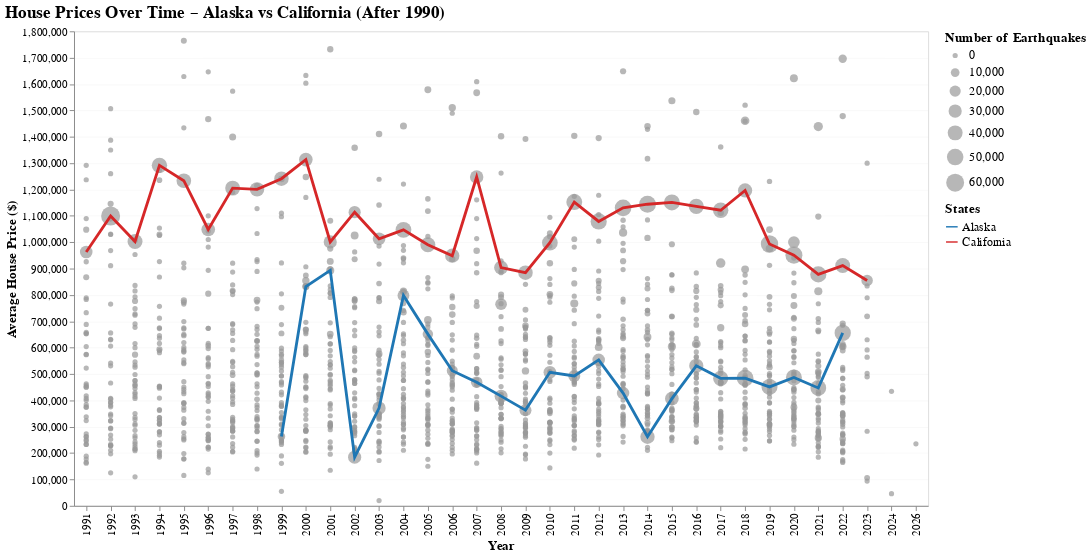

Notebook code cell kept with this figure:
### Markdown cell above
# Evolution des prix selon High / Low n_earthquake

### Code cell
import altair as alt
import pandas as pd

# --- Filter data after 1990 ---
df_state_aggreg_filtered = df_state_aggreg[df_state_aggreg['year'] > 1990].copy()

# Y-axis domain
buffer = 1_000_000
ymin = df_state_aggreg_filtered['avg_price'].min()
ymax = df_state_aggreg_filtered['avg_price'].max() - buffer

# --- Clip scatter points within domain ---
df_state_aggreg_filtered = df_state_aggreg_filtered[
    (df_state_aggreg_filtered['avg_price'] >= ymin) &
    (df_state_aggreg_filtered['avg_price'] <= ymax)
].copy()

# --- Separate Alaska & California ---
df_alaska = df_state_aggreg_filtered[df_state_aggreg_filtered['state'] == 'Alaska']
df_california = df_state_aggreg_filtered[df_state_aggreg_filtered['state'] == 'California']

# --- Scatter with variable size ---
scatter = (
    alt.Chart(df_state_aggreg_filtered)
    .mark_circle(opacity=0.7)
    .encode(
        x=alt.X('year:O', title='Year'),
        y=alt.Y('avg_price:Q', title='Average House Price ($)',
                scale=alt.Scale(domain=[ymin, ymax])),
        size=alt.Size('n_earthquakes:Q', title='Number of Earthquakes',
                      scale=alt.Scale(range=[30, 400])),
        color=alt.value("#999999"),  # scatter = neutral grey
        tooltip=['state:N', 'year:O', 'n_earthquakes:Q', 'avg_price:Q']
    )
)

# --- Lines with legend ---
line_data = pd.concat([df_alaska, df_california])
line_data['line_label'] = line_data['state']  # used for the legend

line = (
    alt.Chart(line_data)
    .mark_line(size=3)
    .encode(
        x='year:O',
        y='avg_price:Q',
        color=alt.Color(
            'line_label:N',
            title='States',
            scale=alt.Scale(
                domain=['Alaska', 'California'],
                range=['#1f77b4', '#d62728']  # blue, red
            )
        ),
        tooltip=['state:N', 'year:O', 'avg_price:Q']
    )
)

# --- Combine ---
chart = (
    (scatter + line)
    .properties(
        width=900,
        height=500,
        title='House Prices Over Time – Alaska vs California (After 1990)'
    )
    .configure_axis(
        labelFontSize=12,
        titleFontSize=14,
        gridOpacity=0.2
    )
    .configure_legend(
        titleFontSize=14,
        labelFontSize=13,
        symbolSize=150
    )
    .configure_title(
        fontSize=18,
        anchor='start'
    )
)

chart

### Figure 1 — Vega-Lite specification as saved in the notebook (floating-point values rounded to 4 significant figures; data arrays with more than 128 entries replaced by an {"elided": "..."} marker saying what was removed)
{"config": {"view": {"continuousWidth": 300, "continuousHeight": 300}, "axis": {"gridOpacity": 0.2, "labelFontSize": 12, "titleFontSize": 14}, "legend": {"labelFontSize": 13, "symbolSize": 150, "titleFontSize": 14}, "title": {"anchor": "start", "fontSize": 18}}, "layer": [{"data": {"name": "data-9c4bdeffa868bd144131032e8d75328c"}, "mark": {"type": "circle", "opacity": 0.7}, "encoding": {"color": {"value": "#999999"}, "size": {"field": "n_earthquakes", "scale": {"range": [30, 400]}, "title": "Number of Earthquakes", "type": "quantitative"}, "tooltip": [{"field": "state", "type": "nominal"}, {"field": "year", "type": "ordinal"}, {"field": "n_earthquakes", "type": "quantitative"}, {"field": "avg_price", "type": "quantitative"}], "x": {"field": "year", "title": "Year", "type": "ordinal"}, "y": {"field": "avg_price", "scale": {"domain": [19900.0, 1776000.0]}, "title": "Average House Price ($)", "type": "quantitative"}}}, {"data": {"name": "data-8410d3c9c589fedc1cdc9f2183a6d51f"}, "mark": {"type": "line", "size": 3}, "encoding": {"color": {"field": "line_label", "scale": {"domain": ["Alaska", "California"], "range": ["#1f77b4", "#d62728"]}, "title": "States", "type": "nominal"}, "tooltip": [{"field": "state", "type": "nominal"}, {"field": "year", "type": "ordinal"}, {"field": "avg_price", "type": "quantitative"}], "x": {"field": "year", "type": "ordinal"}, "y": {"field": "avg_price", "type": "quantitative"}}}], "height": 500, "title": "House Prices Over Time – Alaska vs California (After 1990)", "width": 900, "$schema": "https://vega.github.io/schema/vega-lite/v5.20.1.json", "datasets": {"data-9c4bdeffa868bd144131032e8d75328c": {"elided": "1543 records"}, "data-8410d3c9c589fedc1cdc9f2183a6d51f": [{"state": "Alaska", "year": 2002, "n_earthquakes": 29940.0, "avg_magnitude": 1.718, "max_magnitude": 7.9, "avg_depth": 20.2, "intensity_score": 4.191, "n_properties": 2.0, "avg_price": 184500.0, "median_price": 184500.0, "avg_bedrooms": 2.5, "avg_bathrooms": 2.0, "price_per_bedroom": 73800.0, "price_per_bathroom": 92250.0, "eq_per_100_properties": 1497000.0, "fips": "02", "line_label": "Alaska"}, {"state": "Alaska", "year": 2018, "n_earthquakes": 51840.0, "avg_magnitude": 1.598, "max_magnitude": 7.9, "avg_depth": 29.83, "intensity_score": 4.119, "n_properties": 73.0, "avg_price": 484100.0, "median_price": 470000.0, "avg_bedrooms": 3.699, "avg_bathrooms": 2.849, "price_per_bedroom": 130900.0, "price_per_bathroom": 169900.0, "eq_per_100_properties": 71020.0, "fips": "02", "line_label": "Alaska"}, {"state": "Alaska", "year": 1999, "n_earthquakes": 5850.0, "avg_magnitude": 2.049, "max_magnitude": 7.0, "avg_depth": 48.19, "intensity_score": 4.029, "n_properties": 13.0, "avg_price": 262700.0, "median_price": 179500.0, "avg_bedrooms": 3.923, "avg_bathrooms": 2.308, "price_per_bedroom": 66960.0, "price_per_bathroom": 113800.0, "eq_per_100_properties": 45000.0, "fips": "02", "line_label": "Alaska"}, {"state": "Alaska", "year": 2013, "n_earthquakes": 26310.0, "avg_magnitude": 1.63, "max_magnitude": 7.5, "avg_depth": 41.39, "intensity_score": 3.978, "n_properties": 43.0, "avg_price": 427600.0, "median_price": 420000.0, "avg_bedrooms": 3.233, "avg_bathrooms": 2.349, "price_per_bedroom": 132300.0, "price_per_bathroom": 182000.0, "eq_per_100_properties": 61180.0, "fips": "02", "line_label": "Alaska"}, {"state": "Alaska", "year": 2001, "n_earthquakes": 7609.0, "avg_magnitude": 2.018, "max_magnitude": 6.9, "avg_depth": 46.77, "intensity_score": 3.971, "n_properties": 3.0, "avg_price": 893000.0, "median_price": 650000.0, "avg_bedrooms": 5.0, "avg_bathrooms": 5.0, "price_per_bedroom": 178600.0, "price_per_bathroom": 178600.0, "eq_per_100_properties": 253600.0, "fips": "02", "line_label": "Alaska"}, {"state": "Alaska", "year": 2007, "n_earthquakes": 21540.0, "avg_magnitude": 1.816, "max_magnitude": 7.2, "avg_depth": 32.99, "intensity_score": 3.97, "n_properties": 12.0, "avg_price": 468900.0, "median_price": 482000.0, "avg_bedrooms": 4.25, "avg_bathrooms": 3.167, "price_per_bedroom": 110300.0, "price_per_bathroom": 148100.0, "eq_per_100_properties": 179500.0, "fips": "02", "line_label": "Alaska"}, {"state": "Alaska", "year": 2020, "n_earthquakes": 46480.0, "avg_magnitude": 1.384, "max_magnitude": 7.8, "avg_depth": 30.28, "intensity_score": 3.95, "n_properties": 37.0, "avg_price": 486900.0, "median_price": 460000.0, "avg_bedrooms": 3.324, "avg_bathrooms": 2.703, "price_per_bedroom": 146500.0, "price_per_bathroom": 180200.0, "eq_per_100_properties": 125600.0, "fips": "02", "line_label": "Alaska"}, {"state": "Alaska", "year": 2000, "n_earthquakes": 5085.0, "avg_magnitude": 2.145, "max_magnitude": 6.5, "avg_depth": 51.67, "intensity_score": 3.887, "n_properties": 2.0, "avg_price": 832000.0, "median_price": 832000.0, "avg_bedrooms": 4.0, "avg_bathrooms": 2.5, "price_per_bedroom": 208000.0, "price_per_bathroom": 332800.0, "eq_per_100_properties": 254200.0, "fips": "02", "line_label": "Alaska"}, {"state": "Alaska", "year": 2005, "n_earthquakes": 16890.0, "avg_magnitude": 1.838, "max_magnitude": 6.8, "avg_depth": 38.67, "intensity_score": 3.823, "n_properties": 9.0, "avg_price": 651400.0, "median_price": 579000.0, "avg_bedrooms": 5.222, "avg_bathrooms": 3.556, "price_per_bedroom": 124700.0, "price_per_bathroom": 183200.0, "eq_per_100_properties": 187600.0, "fips": "02", "line_label": "Alaska"}, {"state": "Alaska", "year": 2006, "n_earthquakes": 19370.0, "avg_magnitude": 1.932, "max_magnitude": 6.6, "avg_depth": 36.14, "intensity_score": 3.799, "n_properties": 14.0, "avg_price": 512400.0, "median_price": 554500.0, "avg_bedrooms": 4.214, "avg_bathrooms": 2.786, "price_per_bedroom": 121600.0, "price_per_bathroom": 183900.0, "eq_per_100_properties": 138400.0, "fips": "02", "line_label": "Alaska"}, {"state": "Alaska", "year": 2010, "n_earthquakes": 27080.0, "avg_magnitude": 1.844, "max_magnitude": 6.7, "avg_depth": 32.31, "intensity_score": 3.786, "n_properties": 13.0, "avg_price": 506400.0, "median_price": 452000.0, "avg_bedrooms": 3.923, "avg_bathrooms": 2.846, "price_per_bedroom": 129100.0, "price_per_bathroom": 177900.0, "eq_per_100_properties": 208300.0, "fips": "02", "line_label": "Alaska"}, {"state": "Alaska", "year": 2016, "n_earthquakes": 35990.0, "avg_magnitude": 1.544, "max_magnitude": 7.1, "avg_depth": 42.01, "intensity_score": 3.766, "n_properties": 41.0, "avg_price": 531100.0, "median_price": 475000.0, "avg_bedrooms": 3.463, "avg_bathrooms": 2.585, "price_per_bedroom": 153300.0, "price_per_bathroom": 205400.0, "eq_per_100_properties": 87780.0, "fips": "02", "line_label": "Alaska"}, {"state": "Alaska", "year": 2011, "n_earthquakes": 23910.0, "avg_magnitude": 1.661, "max_magnitude": 6.9, "avg_depth": 37.42, "intensity_score": 3.756, "n_properties": 12.0, "avg_price": 492600.0, "median_price": 444500.0, "avg_bedrooms": 3.25, "avg_bathrooms": 2.75, "price_per_bedroom": 151600.0, "price_per_bathroom": 179100.0, "eq_per_100_properties": 199200.0, "fips": "02", "line_label": "Alaska"}, {"state": "Alaska", "year": 2003, "n_earthquakes": 30100.0, "avg_magnitude": 1.622, "max_magnitude": 6.9, "avg_depth": 26.66, "intensity_score": 3.733, "n_properties": 3.0, "avg_price": 371000.0, "median_price": 319000.0, "avg_bedrooms": 3.667, "avg_bathrooms": 2.0, "price_per_bedroom": 101200.0, "price_per_bathroom": 185500.0, "eq_per_100_properties": 1003000.0, "fips": "02", "line_label": "Alaska"}, {"state": "Alaska", "year": 2004, "n_earthquakes": 22900.0, "avg_magnitude": 1.641, "max_magnitude": 6.8, "avg_depth": 37.62, "intensity_score": 3.705, "n_properties": 11.0, "avg_price": 797900.0, "median_price": 648000.0, "avg_bedrooms": 4.636, "avg_bathrooms": 3.727, "price_per_bedroom": 172100.0, "price_per_bathroom": 214100.0, "eq_per_100_properties": 208200.0, "fips": "02", "line_label": "Alaska"}, {"state": "Alaska", "year": 2015, "n_earthquakes": 32970.0, "avg_magnitude": 1.569, "max_magnitude": 6.8, "avg_depth": 40.96, "intensity_score": 3.661, "n_properties": 54.0, "avg_price": 406600.0, "median_price": 339000.0, "avg_bedrooms": 3.259, "avg_bathrooms": 2.667, "price_per_bedroom": 124800.0, "price_per_bathroom": 152500.0, "eq_per_100_properties": 61050.0, "fips": "02", "line_label": "Alaska"}, {"state": "Alaska", "year": 2017, "n_earthquakes": 41160.0, "avg_magnitude": 1.561, "max_magnitude": 6.8, "avg_depth": 35.37, "intensity_score": 3.657, "n_properties": 24.0, "avg_price": 483500.0, "median_price": 424900.0, "avg_bedrooms": 3.875, "avg_bathrooms": 2.625, "price_per_bedroom": 124800.0, "price_per_bathroom": 184200.0, "eq_per_100_properties": 171500.0, "fips": "02", "line_label": "Alaska"}, {"state": "Alaska", "year": 2008, "n_earthquakes": 28580.0, "avg_magnitude": 1.683, "max_magnitude": 6.6, "avg_depth": 29.35, "intensity_score": 3.65, "n_properties": 22.0, "avg_price": 416100.0, "median_price": 484900.0, "avg_bedrooms": 3.364, "avg_bathrooms": 2.727, "price_per_bedroom": 123700.0, "price_per_bathroom": 152600.0, "eq_per_100_properties": 129900.0, "fips": "02", "line_label": "Alaska"}, {"state": "Alaska", "year": 2021, "n_earthquakes": 45000.0, "avg_magnitude": 1.421, "max_magnitude": 6.9, "avg_depth": 34.25, "intensity_score": 3.613, "n_properties": 18.0, "avg_price": 447200.0, "median_price": 467500.0, "avg_bedrooms": 3.111, "avg_bathrooms": 2.444, "price_per_bedroom": 143700.0, "price_per_bathroom": 182900.0, "eq_per_100_properties": 250000.0, "fips": "02", "line_label": "Alaska"}, {"state": "Alaska", "year": 2022, "n_earthquakes": 48680.0, "avg_magnitude": 1.42, "max_magnitude": 6.8, "avg_depth": 37.48, "intensity_score": 3.572, "n_properties": 11.0, "avg_price": 656000.0, "median_price": 695000.0, "avg_bedrooms": 2.364, "avg_bathrooms": 2.0, "price_per_bedroom": 277600.0, "price_per_bathroom": 328000.0, "eq_per_100_properties": 442500.0, "fips": "02", "line_label": "Alaska"}, {"state": "Alaska", "year": 2009, "n_earthquakes": 24040.0, "avg_magnitude": 1.602, "max_magnitude": 6.5, "avg_depth": 34.36, "intensity_score": 3.561, "n_properties": 11.0, "avg_price": 363000.0, "median_price": 350000.0, "avg_bedrooms": 2.818, "avg_bathrooms": 2.273, "price_per_bedroom": 128800.0, "price_per_bathroom": 159700.0, "eq_per_100_properties": 218500.0, "fips": "02", "line_label": "Alaska"}, {"state": "Alaska", "year": 2012, "n_earthquakes": 26530.0, "avg_magnitude": 1.585, "max_magnitude": 6.4, "avg_depth": 37.04, "intensity_score": 3.511, "n_properties": 19.0, "avg_price": 553600.0, "median_price": 357000.0, "avg_bedrooms": 3.105, "avg_bathrooms": 2.684, "price_per_bedroom": 178300.0, "price_per_bathroom": 206200.0, "eq_per_100_properties": 139600.0, "fips": "02", "line_label": "Alaska"}, {"state": "Alaska", "year": 2014, "n_earthquakes": 36490.0, "avg_magnitude": 1.473, "max_magnitude": 6.3, "avg_depth": 37.93, "intensity_score": 3.404, "n_properties": 45.0, "avg_price": 262000.0, "median_price": 245000.0, "avg_bedrooms": 2.578, "avg_bathrooms": 1.533, "price_per_bedroom": 101600.0, "price_per_bathroom": 170900.0, "eq_per_100_properties": 81090.0, "fips": "02", "line_label": "Alaska"}, {"state": "Alaska", "year": 2019, "n_earthquakes": 46790.0, "avg_magnitude": 1.378, "max_magnitude": 6.3, "avg_depth": 28.91, "intensity_score": 3.347, "n_properties": 69.0, "avg_price": 451000.0, "median_price": 400000.0, "avg_bedrooms": 3.493, "avg_bathrooms": 2.609, "price_per_bedroom": 129100.0, "price_per_bathroom": 172900.0, "eq_per_100_properties": 67820.0, "fips": "02", "line_label": "Alaska"}, {"state": "California", "year": 1992, "n_earthquakes": 67850.0, "avg_magnitude": 1.702, "max_magnitude": 7.3, "avg_depth": 4.396, "intensity_score": 3.941, "n_properties": 1105.0, "avg_price": 1100000.0, "median_price": 739900.0, "avg_bedrooms": 3.373, "avg_bathrooms": 2.547, "price_per_bedroom": 326000.0, "price_per_bathroom": 431800.0, "eq_per_100_properties": 6141.0, "fips": "06", "line_label": "California"}, {"state": "California", "year": 1994, "n_earthquakes": 42900.0, "avg_magnitude": 1.455, "max_magnitude": 7.1, "avg_depth": 5.86, "intensity_score": 3.713, "n_properties": 1289.0, "avg_price": 1292000.0, "median_price": 799000.0, "avg_bedrooms": 3.413, "avg_bathrooms": 2.535, "price_per_bedroom": 378400.0, "price_per_bathroom": 509600.0, "eq_per_100_properties": 3328.0, "fips": "06", "line_label": "California"}, {"state": "California", "year": 2005, "n_earthquakes": 40560.0, "avg_magnitude": 1.148, "max_magnitude": 7.2, "avg_depth": 5.229, "intensity_score": 3.569, "n_properties": 4346.0, "avg_price": 990300.0, "median_price": 660000.0, "avg_bedrooms": 3.488, "avg_bathrooms": 2.671, "price_per_bedroom": 283900.0, "price_per_bathroom": 370800.0, "eq_per_100_properties": 933.3, "fips": "06", "line_label": "California"}, {"state": "California", "year": 1995, "n_earthquakes": 38120.0, "avg_magnitude": 1.374, "max_magnitude": 6.6, "avg_depth": 5.397, "intensity_score": 3.465, "n_properties": 1245.0, "avg_price": 1233000.0, "median_price": 749000.0, "avg_bedrooms": 3.48, "avg_bathrooms": 2.598, "price_per_bedroom": 354300.0, "price_per_bathroom": 474600.0, "eq_per_100_properties": 3062.0, "fips": "06", "line_label": "California"}, {"state": "California", "year": 2003, "n_earthquakes": 27580.0, "avg_magnitude": 1.421, "max_magnitude": 6.5, "avg_depth": 6.089, "intensity_score": 3.453, "n_properties": 3650.0, "avg_price": 1013000.0, "median_price": 700000.0, "avg_bedrooms": 3.458, "avg_bathrooms": 2.599, "price_per_bedroom": 293000.0, "price_per_bathroom": 389900.0, "eq_per_100_properties": 755.7, "fips": "06", "line_label": "California"}, {"state": "California", "year": 1993, "n_earthquakes": 40090.0, "avg_magnitude": 1.395, "max_magnitude": 6.1, "avg_depth": 4.609, "intensity_score": 3.277, "n_properties": 1279.0, "avg_price": 1003000.0, "median_price": 729000.0, "avg_bedrooms": 3.281, "avg_bathrooms": 2.456, "price_per_bedroom": 305600.0, "price_per_bathroom": 408400.0, "eq_per_100_properties": 3134.0, "fips": "06", "line_label": "California"}, {"state": "California", "year": 2014, "n_earthquakes": 52930.0, "avg_magnitude": 0.9232, "max_magnitude": 6.8, "avg_depth": 4.924, "intensity_score": 3.274, "n_properties": 5825.0, "avg_price": 1144000.0, "median_price": 700000.0, "avg_bedrooms": 3.495, "avg_bathrooms": 2.698, "price_per_bedroom": 327400.0, "price_per_bathroom": 424100.0, "eq_per_100_properties": 908.6, "fips": "06", "line_label": "California"}, {"state": "California", "year": 1999, "n_earthquakes": 37190.0, "avg_magnitude": 1.538, "max_magnitude": 5.77, "avg_depth": 4.329, "intensity_score": 3.231, "n_properties": 2512.0, "avg_price": 1241000.0, "median_price": 779000.0, "avg_bedrooms": 3.499, "avg_bathrooms": 2.68, "price_per_bedroom": 354600.0, "price_per_bathroom": 462900.0, "eq_per_100_properties": 1480.0, "fips": "06", "line_label": "California"}, {"state": "California", "year": 2010, "n_earthquakes": 44960.0, "avg_magnitude": 1.045, "max_magnitude": 6.5, "avg_depth": 5.239, "intensity_score": 3.227, "n_properties": 3485.0, "avg_price": 998100.0, "median_price": 649000.0, "avg_bedrooms": 3.451, "avg_bathrooms": 2.602, "price_per_bedroom": 289200.0, "price_per_bathroom": 383600.0, "eq_per_100_properties": 1290.0, "fips": "06", "line_label": "California"}, {"state": "California", "year": 1991, "n_earthquakes": 26800.0, "avg_magnitude": 1.361, "max_magnitude": 6.0, "avg_depth": 5.022, "intensity_score": 3.216, "n_properties": 1135.0, "avg_price": 962900.0, "median_price": 699000.0, "avg_bedrooms": 3.389, "avg_bathrooms": 2.414, "price_per_bedroom": 284100.0, "price_per_bathroom": 398900.0, "eq_per_100_properties": 2361.0, "fips": "06", "line_label": "California"}, {"state": "California", "year": 2016, "n_earthquakes": 41280.0, "avg_magnitude": 0.9512, "max_magnitude": 6.6, "avg_depth": 5.811, "intensity_score": 3.211, "n_properties": 7558.0, "avg_price": 1136000.0, "median_price": 699900.0, "avg_bedrooms": 3.528, "avg_bathrooms": 2.782, "price_per_bedroom": 322000.0, "price_per_bathroom": 408300.0, "eq_per_100_properties": 546.1, "fips": "06", "line_label": "California"}, {"state": "California", "year": 2000, "n_earthquakes": 31980.0, "avg_magnitude": 1.466, "max_magnitude": 5.7, "avg_depth": 5.622, "intensity_score": 3.16, "n_properties": 2598.0, "avg_price": 1313000.0, "median_price": 760000.0, "avg_bedrooms": 3.479, "avg_bathrooms": 2.662, "price_per_bedroom": 377500.0, "price_per_bathroom": 493400.0, "eq_per_100_properties": 1231.0, "fips": "06", "line_label": "California"}, {"state": "California", "year": 2022, "n_earthquakes": 39540.0, "avg_magnitude": 0.9984, "max_magnitude": 6.4, "avg_depth": 5.998, "intensity_score": 3.159, "n_properties": 252800.0, "avg_price": 911400.0, "median_price": 699000.0, "avg_bedrooms": 3.253, "avg_bathrooms": 2.418, "price_per_bedroom": 280200.0, "price_per_bathroom": 376900.0, "eq_per_100_properties": 15.64, "fips": "06", "line_label": "California"}, {"state": "California", "year": 2004, "n_earthquakes": 45420.0, "avg_magnitude": 1.281, "max_magnitude": 5.97, "avg_depth": 5.354, "intensity_score": 3.156, "n_properties": 4177.0, "avg_price": 1047000.0, "median_price": 710000.0, "avg_bedrooms": 3.589, "avg_bathrooms": 2.731, "price_per_bedroom": 291700.0, "price_per_bathroom": 383300.0, "eq_per_100_properties": 1087.0, "fips": "06", "line_label": "California"}, {"state": "California", "year": 2021, "n_earthquakes": 47770.0, "avg_magnitude": 1.05, "max_magnitude": 6.2, "avg_depth": 5.84, "intensity_score": 3.11, "n_properties": 106700.0, "avg_price": 877900.0, "median_price": 665000.0, "avg_bedrooms": 3.281, "avg_bathrooms": 2.404, "price_per_bedroom": 267500.0, "price_per_bathroom": 365100.0, "eq_per_100_properties": 44.77, "fips": "06", "line_label": "California"}, {"state": "California", "year": 1997, "n_earthquakes": 39630.0, "avg_magnitude": 1.378, "max_magnitude": 5.6, "avg_depth": 4.744, "intensity_score": 3.067, "n_properties": 1752.0, "avg_price": 1205000.0, "median_price": 800000.0, "avg_bedrooms": 3.439, "avg_bathrooms": 2.672, "price_per_bedroom": 350400.0, "price_per_bathroom": 451100.0, "eq_per_100_properties": 2262.0, "fips": "06", "line_label": "California"}, {"state": "California", "year": 2012, "n_earthquakes": 47880.0, "avg_magnitude": 0.9076, "max_magnitude": 6.3, "avg_depth": 5.033, "intensity_score": 3.065, "n_properties": 4310.0, "avg_price": 1079000.0, "median_price": 699000.0, "avg_bedrooms": 3.452, "avg_bathrooms": 2.671, "price_per_bedroom": 312500.0, "price_per_bathroom": 403900.0, "eq_per_100_properties": 1111.0, "fips": "06", "line_label": "California"}, {"state": "California", "year": 1996, "n_earthquakes": 32900.0, "avg_magnitude": 1.408, "max_magnitude": 5.5, "avg_depth": 5.22, "intensity_score": 3.045, "n_properties": 1464.0, "avg_price": 1048000.0, "median_price": 685000.0, "avg_bedrooms": 3.467, "avg_bathrooms": 2.449, "price_per_bedroom": 302300.0, "price_per_bathroom": 427900.0, "eq_per_100_properties": 2247.0, "fips": "06", "line_label": "California"}, {"state": "California", "year": 1998, "n_earthquakes": 36510.0, "avg_magnitude": 1.434, "max_magnitude": 5.4, "avg_depth": 4.482, "intensity_score": 3.02, "n_properties": 2214.0, "avg_price": 1200000.0, "median_price": 740000.0, "avg_bedrooms": 3.589, "avg_bathrooms": 2.612, "price_per_bedroom": 334400.0, "price_per_bathroom": 459600.0, "eq_per_100_properties": 1649.0, "fips": "06", "line_label": "California"}, {"state": "California", "year": 2008, "n_earthquakes": 33850.0, "avg_magnitude": 1.09, "max_magnitude": 5.9, "avg_depth": 5.542, "intensity_score": 3.014, "n_properties": 3764.0, "avg_price": 903800.0, "median_price": 640000.0, "avg_bedrooms": 3.581, "avg_bathrooms": 2.627, "price_per_bedroom": 252400.0, "price_per_bathroom": 344000.0, "eq_per_100_properties": 899.3, "fips": "06", "line_label": "California"}, {"state": "California", "year": 2001, "n_earthquakes": 29830.0, "avg_magnitude": 1.49, "max_magnitude": 5.3, "avg_depth": 5.668, "intensity_score": 3.014, "n_properties": 2511.0, "avg_price": 1001000.0, "median_price": 715000.0, "avg_bedrooms": 3.618, "avg_bathrooms": 2.712, "price_per_bedroom": 276700.0, "price_per_bathroom": 369100.0, "eq_per_100_properties": 1188.0, "fips": "06", "line_label": "California"}, {"state": "California", "year": 2002, "n_earthquakes": 24680.0, "avg_magnitude": 1.373, "max_magnitude": 5.2, "avg_depth": 5.839, "intensity_score": 2.904, "n_properties": 3095.0, "avg_price": 1114000.0, "median_price": 709000.0, "avg_bedrooms": 3.524, "avg_bathrooms": 2.711, "price_per_bedroom": 316100.0, "price_per_bathroom": 410800.0, "eq_per_100_properties": 797.4, "fips": "06", "line_label": "California"}, {"state": "California", "year": 2020, "n_earthquakes": 53430.0, "avg_magnitude": 0.9698, "max_magnitude": 5.77, "avg_depth": 6.129, "intensity_score": 2.89, "n_properties": 7835.0, "avg_price": 951000.0, "median_price": 655000.0, "avg_bedrooms": 3.523, "avg_bathrooms": 2.699, "price_per_bedroom": 269900.0, "price_per_bathroom": 352400.0, "eq_per_100_properties": 681.9, "fips": "06", "line_label": "California"}, {"state": "California", "year": 2018, "n_earthquakes": 35700.0, "avg_magnitude": 0.9173, "max_magnitude": 5.8, "avg_depth": 5.671, "intensity_score": 2.87, "n_properties": 9287.0, "avg_price": 1196000.0, "median_price": 675000.0, "avg_bedrooms": 3.498, "avg_bathrooms": 2.735, "price_per_bedroom": 342000.0, "price_per_bathroom": 437400.0, "eq_per_100_properties": 384.4, "fips": "06", "line_label": "California"}, {"state": "California", "year": 2015, "n_earthquakes": 46150.0, "avg_magnitude": 0.966, "max_magnitude": 5.72, "avg_depth": 5.768, "intensity_score": 2.868, "n_properties": 7174.0, "avg_price": 1151000.0, "median_price": 699900.0, "avg_bedrooms": 3.401, "avg_bathrooms": 2.679, "price_per_bedroom": 338400.0, "price_per_bathroom": 429700.0, "eq_per_100_properties": 643.3, "fips": "06", "line_label": "California"}, {"state": "California", "year": 2023, "n_earthquakes": 21380.0, "avg_magnitude": 1.041, "max_magnitude": 5.58, "avg_depth": 5.642, "intensity_score": 2.857, "n_properties": 6.0, "avg_price": 854800.0, "median_price": 957800.0, "avg_bedrooms": 4.667, "avg_bathrooms": 3.0, "price_per_bedroom": 183200.0, "price_per_bathroom": 284900.0, "eq_per_100_properties": 356400.0, "fips": "06", "line_label": "California"}, {"state": "California", "year": 2017, "n_earthquakes": 42840.0, "avg_magnitude": 0.9516, "max_magnitude": 5.7, "avg_depth": 5.27, "intensity_score": 2.851, "n_properties": 9140.0, "avg_price": 1121000.0, "median_price": 695000.0, "avg_bedrooms": 3.48, "avg_bathrooms": 2.73, "price_per_bedroom": 322100.0, "price_per_bathroom": 410700.0, "eq_per_100_properties": 468.8, "fips": "06", "line_label": "California"}, {"state": "California", "year": 2007, "n_earthquakes": 31250.0, "avg_magnitude": 1.143, "max_magnitude": 5.4, "avg_depth": 5.94, "intensity_score": 2.846, "n_properties": 2540.0, "avg_price": 1247000.0, "median_price": 700000.0, "avg_bedrooms": 3.475, "avg_bathrooms": 2.704, "price_per_bedroom": 359000.0, "price_per_bathroom": 461300.0, "eq_per_100_properties": 1230.0, "fips": "06", "line_label": "California"}, {"state": "California", "year": 2019, "n_earthquakes": 55980.0, "avg_magnitude": 0.9967, "max_magnitude": 5.58, "avg_depth": 5.581, "intensity_score": 2.83, "n_properties": 9397.0, "avg_price": 993200.0, "median_price": 675000.0, "avg_bedrooms": 3.456, "avg_bathrooms": 2.687, "price_per_bedroom": 287400.0, "price_per_bathroom": 369700.0, "eq_per_100_properties": 595.8, "fips": "06", "line_label": "California"}, {"state": "California", "year": 2013, "n_earthquakes": 51140.0, "avg_magnitude": 0.8954, "max_magnitude": 5.69, "avg_depth": 5.302, "intensity_score": 2.813, "n_properties": 5117.0, "avg_price": 1130000.0, "median_price": 699900.0, "avg_bedrooms": 3.517, "avg_bathrooms": 2.68, "price_per_bedroom": 321400.0, "price_per_bathroom": 421700.0, "eq_per_100_properties": 999.4, "fips": "06", "line_label": "California"}, {"state": "California", "year": 2009, "n_earthquakes": 37610.0, "avg_magnitude": 1.053, "max_magnitude": 5.19, "avg_depth": 5.462, "intensity_score": 2.708, "n_properties": 3788.0, "avg_price": 884400.0, "median_price": 619000.0, "avg_bedrooms": 3.488, "avg_bathrooms": 2.527, "price_per_bedroom": 253600.0, "price_per_bathroom": 349900.0, "eq_per_100_properties": 992.9, "fips": "06", "line_label": "California"}, {"state": "California", "year": 2006, "n_earthquakes": 36260.0, "avg_magnitude": 1.114, "max_magnitude": 5.0, "avg_depth": 4.863, "intensity_score": 2.668, "n_properties": 3249.0, "avg_price": 948800.0, "median_price": 658000.0, "avg_bedrooms": 3.403, "avg_bathrooms": 2.616, "price_per_bedroom": 278800.0, "price_per_bathroom": 362700.0, "eq_per_100_properties": 1116.0, "fips": "06", "line_label": "California"}, {"state": "California", "year": 2011, "n_earthquakes": 45890.0, "avg_magnitude": 0.8962, "max_magnitude": 4.73, "avg_depth": 5.418, "intensity_score": 2.43, "n_properties": 4090.0, "avg_price": 1152000.0, "median_price": 649900.0, "avg_bedrooms": 3.452, "avg_bathrooms": 2.752, "price_per_bedroom": 333800.0, "price_per_bathroom": 418700.0, "eq_per_100_properties": 1122.0, "fips": "06", "line_label": "California"}]}}
